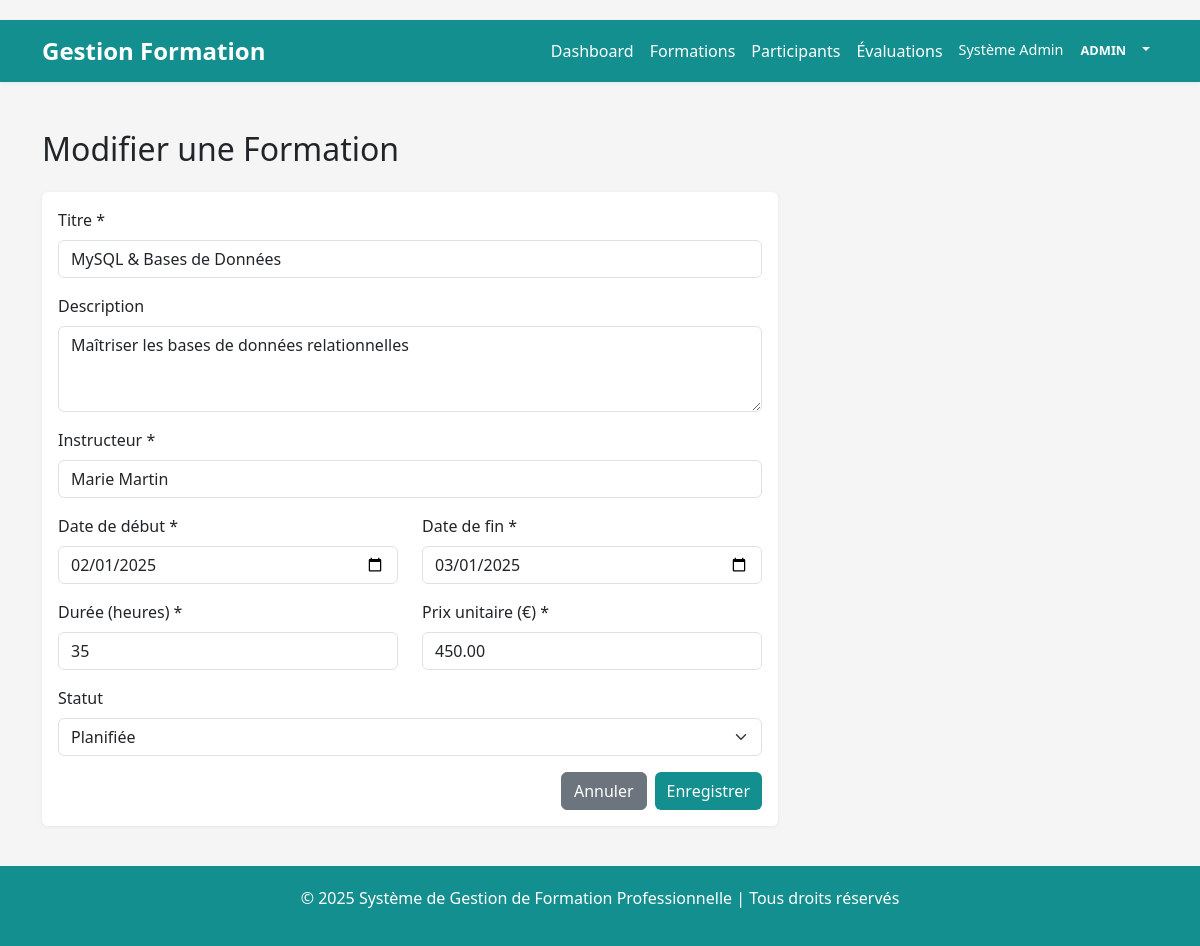
The page /formations/add.php?id=2 (signed in) on the database its author committed.
### tables this page shows
CREATE TABLE formations (
    id INT PRIMARY KEY AUTO_INCREMENT,
    titre VARCHAR(255) NOT NULL,
    description TEXT,
    instructeur VARCHAR(100) NOT NULL,
    date_debut DATE NOT NULL,
    date_fin DATE NOT NULL,
    duree_heures INT NOT NULL,
    nombre_participants INT DEFAULT 0,
    prix_unitaire DECIMAL(10, 2) NOT NULL,
    statut ENUM('planifiée', 'en_cours', 'terminée', 'annulée') DEFAULT 'planifiée',
    created_at TIMESTAMP DEFAULT CURRENT_TIMESTAMP,
    updated_at TIMESTAMP DEFAULT CURRENT_TIMESTAMP ON UPDATE CURRENT_TIMESTAMP,
    INDEX(statut),
    INDEX(date_debut)
);

### formations/add.php (the view, shortened to what this page needs)
<?php
include '../config.php';
$id = isset($_GET['id']) ? (int)$_GET['id'] : 0;
$formation = null;
if ($id > 0) {
    try {
        $stmt = $pdo->prepare('SELECT * FROM formations WHERE id = ?');
        $stmt->execute([$id]);
        $formation = $stmt->fetch();
    } catch (Exception $e) {
        echo getErrorMessage('Erreur: ' . $e->getMessage());
    }
}
include '../header.php';
?>
<h2 class="mb-4"><?php echo $id > 0 ? 'Modifier' : 'Ajouter'; ?> une Formation</h2>
<div class="row">
    <div class="col-md-8">
        <div class="card">
            <div class="card-body">
                <form method="POST">
                    <div class="mb-3">
                        <label class="form-label">Titre *</label>
                        <input type="text" class="form-control" name="titre" required
                               value="<?php echo $formation ? htmlspecialchars($formation['titre']) : ''; ?>">
                    </div>
                    <div class="mb-3">
                        <label class="form-label">Description</label>
                        <textarea class="form-control" name="description" rows="3"><?php echo $formation ? htmlspecialchars($formation['description']) : ''; ?></textarea>
                    </div>
                    <div class="mb-3">
                        <label class="form-label">Instructeur *</label>
                        <input type="text" class="form-control" name="instructeur" required
                               value="<?php echo $formation ? htmlspecialchars($formation['instructeur']) : ''; ?>">
                    </div>
                    <div class="row">
                        <div class="col-md-6 mb-3">
                            <label class="form-label">Date de début *</label>
                            <input type="date" class="form-control" name="date_debut" required
                                   value="<?php echo $formation ? $formation['date_debut'] : ''; ?>">
                        </div>
                        <div class="col-md-6 mb-3">
                            <label class="form-label">Date de fin *</label>
                            <input type="date" class="form-control" name="date_fin" required
                                   value="<?php echo $formation ? $formation['date_fin'] : ''; ?>">
                        </div>
                    </div>
                    <div class="row">
                        <div class="col-md-6 mb-3">
                            <label class="form-label">Durée (heures) *</label>
                            <input type="number" class="form-control" name="duree_heures" required min="1"
                                   value="<?php echo $formation ? $formation['duree_heures'] : ''; ?>">
                        </div>
                        <div class="col-md-6 mb-3">
                            <label class="form-label">Prix unitaire (€) *</label>
                            <input type="number" class="form-control" name="prix_unitaire" required step="0.01" min="0"
                                   value="<?php echo $formation ? $formation['prix_unitaire'] : ''; ?>">
                        </div>
                    </div>
                    <div class="mb-3">
                        <label class="form-label">Statut</label>
                        <select class="form-select" name="statut">
                            <option value="planifiée" <?php echo ($formation && $formation['statut'] == 'planifiée') ? 'selected' : ''; ?>>Planifiée</option>
                        </select>
                    </div>
                    <div class="d-grid gap-2 d-md-flex justify-content-md-end">
                        <a href="list.php" class="btn btn-secondary">Annuler</a>
                        <button type="submit" class="btn btn-primary">Enregistrer</button>
                    </div>
                </form>
            </div>
        </div>
    </div>
</div>
<?php include '../footer.php'; ?>

### assets/css/muted.css (style rules this page uses)
:root { --muted-bg: #f7f7f7; --muted-foreground: #495057; --muted-accent: #6c757d; --muted-muted: #adb5bd; --muted-dark: #343a40; --brand: #138f8f; --brand-contrast: #ffffff; }
.btn-primary, .btn-success, .btn-danger, .btn-warning, .btn-info { background-color: var(--brand) !important; color: var(--brand-contrast) !important; border-color: rgba(0,0,0,0.05) !important; }
.card { box-shadow: 0 1px 4px rgba(0,0,0,0.06) !important; }

### header.php (style rules this page uses)
body { background-color: #f5f5f5; padding-top: 20px; }
.card { border: none; box-shadow: 0 2px 8px rgba(0,0,0,0.1); transition: transform 0.3s; }
.btn-primary { background-color: var(--brand); border: none; color: var(--brand-contrast); }

### rows shown on the page
formations: titre "MySQL & Bases de Données", description "Maîtriser les bases de données relationnelles", instructeur "Marie Martin", date_debut "02/01/2025", date_fin "03/01/2025", duree_heures "35", prix_unitaire "450.00", statut "Planifiée"

### other values the page prints
$_SESSION['user_prenom'] . ' ' . $_SESSION['user_nom'] "Système Admin"
